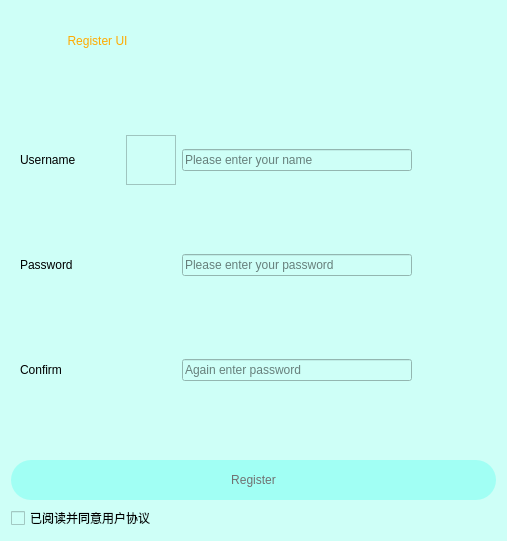
<?xml version="1.0" encoding="UTF-8"?>
<ui version="4.0">
 <class>page_register</class>
 <widget class="QWidget" name="page_register">
  <property name="geometry">
   <rect>
    <x>0</x>
    <y>0</y>
    <width>507</width>
    <height>541</height>
   </rect>
  </property>
  <property name="windowTitle">
   <string>Register</string>
  </property>
  <property name="windowIcon">
   <iconset>
    <normaloff>:/supergroup48.png</normaloff>:/supergroup48.png</iconset>
  </property>
  <property name="styleSheet">
   <string notr="true">background-color:rgb(206, 255, 247);
</string>
  </property>
  <layout class="QGridLayout" name="gridLayout_2">
   <item row="1" column="0">
    <widget class="QWidget" name="widget" native="true">
     <layout class="QGridLayout" name="gridLayout">
      <item row="0" column="3">
       <spacer name="horizontalSpacer">
        <property name="orientation">
         <enum>Qt::Horizontal</enum>
        </property>
        <property name="sizeHint" stdset="0">
         <size>
          <width>40</width>
          <height>20</height>
         </size>
        </property>
       </spacer>
      </item>
      <item row="0" column="0">
       <widget class="QLabel" name="label_2">
        <property name="minimumSize">
         <size>
          <width>100</width>
          <height>0</height>
         </size>
        </property>
        <property name="styleSheet">
         <string notr="true">font: 900 italic 12pt &quot;Noto Sans&quot;;</string>
        </property>
        <property name="text">
         <string>Username</string>
        </property>
       </widget>
      </item>
      <item row="1" column="1">
       <widget class="QWidget" name="widget_2" native="true">
        <property name="minimumSize">
         <size>
          <width>50</width>
          <height>50</height>
         </size>
        </property>
        <property name="styleSheet">
         <string notr="true">border-image: url(:/icons/mima.png)</string>
        </property>
       </widget>
      </item>
      <item row="2" column="0">
       <widget class="QLabel" name="label_5">
        <property name="minimumSize">
         <size>
          <width>100</width>
          <height>0</height>
         </size>
        </property>
        <property name="styleSheet">
         <string notr="true">font: 900 italic 12pt &quot;Noto Sans&quot;;</string>
        </property>
        <property name="text">
         <string>Confirm</string>
        </property>
       </widget>
      </item>
      <item row="1" column="0">
       <widget class="QLabel" name="label_3">
        <property name="minimumSize">
         <size>
          <width>100</width>
          <height>0</height>
         </size>
        </property>
        <property name="styleSheet">
         <string notr="true">font: 900 italic 12pt &quot;Noto Sans&quot;;</string>
        </property>
        <property name="text">
         <string>Password</string>
        </property>
       </widget>
      </item>
      <item row="1" column="2">
       <widget class="QLineEdit" name="passwordLineEdit">
        <property name="minimumSize">
         <size>
          <width>230</width>
          <height>0</height>
         </size>
        </property>
        <property name="placeholderText">
         <string>Please enter your password</string>
        </property>
       </widget>
      </item>
      <item row="0" column="1">
       <widget class="QFrame" name="frame">
        <property name="minimumSize">
         <size>
          <width>50</width>
          <height>50</height>
         </size>
        </property>
        <property name="styleSheet">
         <string notr="true">border-image: url(:/icons/gunali.png)；</string>
        </property>
        <property name="frameShape">
         <enum>QFrame::StyledPanel</enum>
        </property>
        <property name="frameShadow">
         <enum>QFrame::Raised</enum>
        </property>
       </widget>
      </item>
      <item row="2" column="2">
       <widget class="QLineEdit" name="confirmLineEdit">
        <property name="minimumSize">
         <size>
          <width>230</width>
          <height>0</height>
         </size>
        </property>
        <property name="placeholderText">
         <string>Again enter password</string>
        </property>
       </widget>
      </item>
      <item row="0" column="2">
       <widget class="QLineEdit" name="uerLineEdit">
        <property name="minimumSize">
         <size>
          <width>230</width>
          <height>0</height>
         </size>
        </property>
        <property name="placeholderText">
         <string>Please enter your name</string>
        </property>
       </widget>
      </item>
      <item row="2" column="1">
       <widget class="QWidget" name="widget_3" native="true">
        <property name="minimumSize">
         <size>
          <width>50</width>
          <height>50</height>
         </size>
        </property>
        <property name="styleSheet">
         <string notr="true">border-image: url(:/icons/mima.png)</string>
        </property>
       </widget>
      </item>
     </layout>
    </widget>
   </item>
   <item row="2" column="0">
    <widget class="QPushButton" name="registerButton">
     <property name="minimumSize">
      <size>
       <width>300</width>
       <height>40</height>
      </size>
     </property>
     <property name="styleSheet">
      <string notr="true">QPushButton#registerButton{
font: 900 14pt &quot;Noto Sans&quot;;
background-color:rgb(161, 255, 244);
color:rgb(113, 113, 113);
border-radius:20px;
}
QPushButton#registerButton:hover{
	background-color: rgb(255, 255, 255);
	color: rgb(0, 0, 0);
	font: 900 14pt &quot;Noto Sans&quot;;
}
</string>
     </property>
     <property name="text">
      <string>Register</string>
     </property>
    </widget>
   </item>
   <item row="0" column="0">
    <widget class="QLabel" name="label">
     <property name="maximumSize">
      <size>
       <width>16777215</width>
       <height>60</height>
      </size>
     </property>
     <property name="styleSheet">
      <string notr="true">font: italic 30pt &quot;Monotype Corsiva&quot;;
color: rgb(255, 170, 0)</string>
     </property>
     <property name="text">
      <string>                 Register UI</string>
     </property>
    </widget>
   </item>
   <item row="3" column="0">
    <widget class="QCheckBox" name="checkBox">
     <property name="text">
      <string>已阅读并同意用户协议</string>
     </property>
    </widget>
   </item>
  </layout>
 </widget>
 <resources/>
 <connections/>
</ui>
